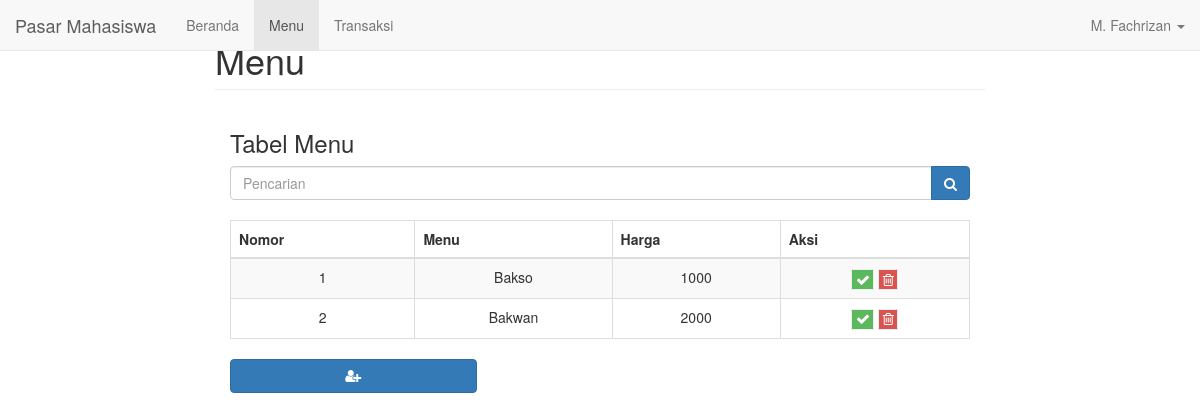
The page /penjual_menu.php (signed in) on the database its author committed.
### tables this page shows
CREATE TABLE `tb_brg` (
  `id_brg` int(11) NOT NULL AUTO_INCREMENT,
  `nama_brg` varchar(50) NOT NULL,
  `harga` int(11) NOT NULL,
  `status` tinyint(1) NOT NULL,
  `no_stand` varchar(10) NOT NULL,
  PRIMARY KEY (`id_brg`)
);

### penjual_menu.php (the view, shortened to what this page needs)
<?php
if ($_SESSION['userrole'] == "penjual") {
    $nostand = $_SESSION['nostand'];
} else {
    header("location: index.php");
}
?>
<!DOCTYPE html>
<html lang="en">
<head>
    <link rel="stylesheet" href="bootstrap/css/bootstrap.min.css">
    <link href="bootstrap/font-awesome/css/font-awesome.min.css" rel="stylesheet" type="text/css">
</head>
<body>
    <?php
    include 'navbar.php';
    require 'config.php';
    ?>
    <div class="col-md-8 col-md-offset-2 main">
        <h1 class="page-header">Menu</h1>
        <div class="col-md-12">
            <h3>Tabel Menu</h3>
            <form class="input-group" action="" method="get">
                <input type="text" class="form-control" placeholder="Pencarian" name="cari">
                <span class="input-group-btn">
                    <button class="btn btn-primary" type="submit" value="Cari"><i class="fa fa-search"></i></button>
                </span>
            </form>
            <br>
            <table class="table table-bordered table-striped table-hover">
                <thead>
                    <tr>
                        <th>Nomor </th>
                        <th>Menu</th>
                        <th>Harga</th>
                        <th>Aksi</th>
                    </tr>
                </thead>
                <?php
                if (isset($_GET['cari'])) {
                    $cari = $_GET['cari'];
                    $querykaryawan = mysqli_query($koneksi, "SELECT * FROM tb_brg where nama_brg like '%" . $cari . "%' and ");
                } else {
                    $querykaryawan = mysqli_query($koneksi, "SELECT * FROM tb_brg where no_stand='$nostand'");
                }
                ?>
                <tbody>
                    <?php
                    $no = 1;
                    while ($lihat = mysqli_fetch_array($querykaryawan)) {
                        ?>
                        <tr>
                            <td class="text-center"><?php echo $no++; ?></td>
                            <td class="text-center"><?php echo $lihat['nama_brg']; ?></td>
                            <td class="text-center"><?php echo $lihat['harga']; ?></td>
                            <td class="text-center">
                                <a href="penjual_menu_status.php?id=<?php echo $lihat['id_brg'] ?>" class="btn btn-<?php echo $lihat['status'] == 0 ? 'warning' : 'success' ?> fa fa-border fa-<?php echo $lihat['status'] == 0 ? 'remove' : 'check' ?>" data-toggler="tooltip" title="<?php echo $lihat['status'] == 0 ? 'Menu Tak Tersedia' : 'Menu Tersedia' ?>"></a>
                                <a onClick="javascript: return confirm('Yakin Akan Menghapus Data?');" href="penjual_menu_hapus.php?id=<?php echo $lihat['id_brg'] ?>" class="btn btn-danger fa fa-border fa-trash-o" data-toggler="tooltip" title="Hapus Menu"></a>
                            </td>
                        </tr>
                    <?php
                    }
                    ?>
                </tbody>
            </table>
            <div class="col-md-4">
                    <a href="penjual_menu_tambah_page.php" class="btn btn-primary fa fa-stack-1x fa-user-plus" data-toggler="tooltip" title="Tambah Data Karyawan"></a>
                </div>
        </div>
    </div>
</body>
</html>

### rows shown on the page
tb_brg: nama_brg "Bakso", harga "1000", status 1 (drawn)
tb_brg: nama_brg "Bakwan", harga "2000", status 1 (drawn)

### other values the page prints
$nama "M. Fachrizan"
